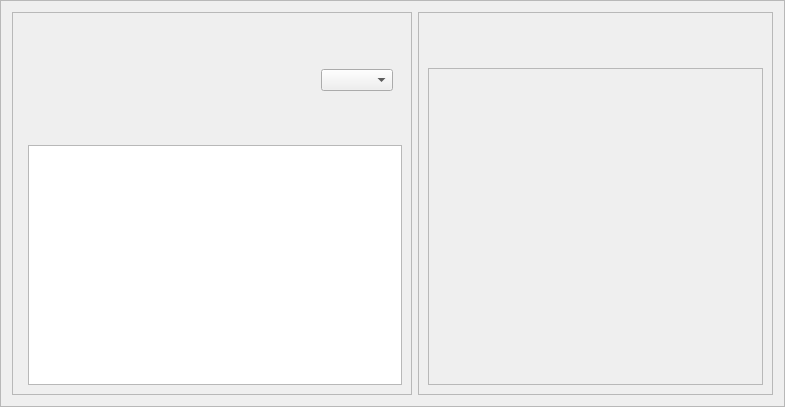
<?xml version="1.0" encoding="UTF-8"?>
<ui version="4.0">
 <class>ProgramMonitorFrame</class>
 <widget class="QFrame" name="ProgramMonitorFrame">
  <property name="geometry">
   <rect>
    <x>0</x>
    <y>0</y>
    <width>785</width>
    <height>407</height>
   </rect>
  </property>
  <property name="windowTitle">
   <string>Frame</string>
  </property>
  <property name="frameShape">
   <enum>QFrame::StyledPanel</enum>
  </property>
  <property name="frameShadow">
   <enum>QFrame::Raised</enum>
  </property>
  <layout class="QHBoxLayout" name="horizontalLayout_2">
   <item>
    <widget class="QFrame" name="frame">
     <property name="maximumSize">
      <size>
       <width>400</width>
       <height>16777215</height>
      </size>
     </property>
     <property name="frameShape">
      <enum>QFrame::StyledPanel</enum>
     </property>
     <property name="frameShadow">
      <enum>QFrame::Raised</enum>
     </property>
     <layout class="QGridLayout" name="gridLayout">
      <item row="0" column="0" colspan="2">
       <widget class="QWidget" name="widget" native="true">
        <layout class="QHBoxLayout" name="horizontalLayout">
         <item>
          <spacer name="horizontalSpacer">
           <property name="orientation">
            <enum>Qt::Horizontal</enum>
           </property>
           <property name="sizeHint" stdset="0">
            <size>
             <width>127</width>
             <height>20</height>
            </size>
           </property>
          </spacer>
         </item>
         <item>
          <widget class="QComboBox" name="comboBox"/>
         </item>
        </layout>
       </widget>
      </item>
      <item row="1" column="1" rowspan="2">
       <widget class="QTableWidget" name="tableWidget_2"/>
      </item>
     </layout>
    </widget>
   </item>
   <item>
    <widget class="QFrame" name="frame_2">
     <property name="minimumSize">
      <size>
       <width>350</width>
       <height>0</height>
      </size>
     </property>
     <property name="frameShape">
      <enum>QFrame::StyledPanel</enum>
     </property>
     <property name="frameShadow">
      <enum>QFrame::Raised</enum>
     </property>
     <layout class="QVBoxLayout" name="verticalLayout_2">
      <item>
       <widget class="QWidget" name="widget_2" native="true">
        <property name="maximumSize">
         <size>
          <width>16777215</width>
          <height>40</height>
         </size>
        </property>
       </widget>
      </item>
      <item>
       <widget class="QFrame" name="frame_3">
        <property name="frameShape">
         <enum>QFrame::StyledPanel</enum>
        </property>
        <property name="frameShadow">
         <enum>QFrame::Raised</enum>
        </property>
       </widget>
      </item>
     </layout>
    </widget>
   </item>
  </layout>
 </widget>
 <resources/>
 <connections/>
</ui>
